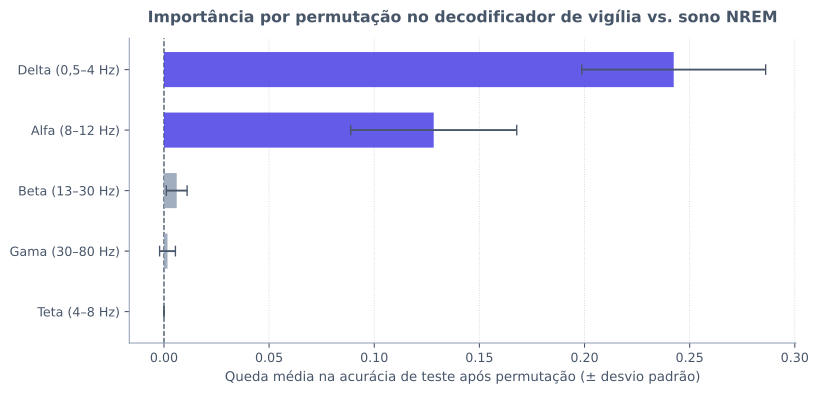

Recreate this plot in Python.
from pathlib import Path

import matplotlib.pyplot as plt
import numpy as np
from sklearn.inspection import permutation_importance
from sklearn.linear_model import LogisticRegression
from sklearn.model_selection import train_test_split
from sklearn.pipeline import Pipeline
from sklearn.preprocessing import StandardScaler


def main() -> None:
    plt.rcParams["svg.fonttype"] = "none"

    rng = np.random.default_rng(0)
    n_amostras = 300
    nomes_bandas = [
        "Delta (0,5–4 Hz)",
        "Teta (4–8 Hz)",
        "Alfa (8–12 Hz)",
        "Beta (13–30 Hz)",
        "Gama (30–80 Hz)",
    ]

    # y = 0 (sono profundo NREM), y = 1 (vigília relaxada)
    y = rng.integers(0, 2, size=n_amostras)
    delta = np.where(y == 0, rng.normal(2.2, 0.8, n_amostras), rng.normal(0.5, 0.7, n_amostras))
    alfa = np.where(y == 1, rng.normal(1.8, 0.7, n_amostras), rng.normal(0.6, 0.6, n_amostras))
    teta = rng.normal(1.0, 0.6, n_amostras)
    beta = rng.normal(0.8, 0.5, n_amostras)
    gama = rng.normal(0.4, 0.4, n_amostras)

    X = np.column_stack([delta, teta, alfa, beta, gama])
    X_treino, X_teste, y_treino, y_teste = train_test_split(
        X, y, test_size=0.33, stratify=y, random_state=0
    )

    tubo = Pipeline([
        ("scaler", StandardScaler()),
        ("clf", LogisticRegression(C=1.0, max_iter=1000)),
    ]).fit(X_treino, y_treino)

    resultado = permutation_importance(
        tubo, X_teste, y_teste, n_repeats=30, random_state=0
    )

    ordem = np.argsort(resultado.importances_mean)
    medias = resultado.importances_mean[ordem]
    desvios = resultado.importances_std[ordem]
    rotulos = [nomes_bandas[i] for i in ordem]

    cor_texto = "#475569"
    cor_grade = "#94A3B8"
    cor_ativa = "#4F46E5"
    cor_ruido = "#94A3B8"
    cores = [cor_ativa if ("Delta" in r or "Alfa" in r) else cor_ruido for r in rotulos]

    fig, ax = plt.subplots(figsize=(8.6, 4.2))
    fig.patch.set_alpha(0.0)
    ax.patch.set_alpha(0.0)

    posicoes = np.arange(len(rotulos))
    ax.barh(
        posicoes,
        medias,
        xerr=desvios,
        color=cores,
        alpha=0.88,
        height=0.58,
        error_kw={"ecolor": cor_texto, "elinewidth": 1.4, "capsize": 4},
        zorder=3,
    )
    ax.axvline(0.0, color=cor_texto, linewidth=1.0, linestyle="--", zorder=2)

    ax.set_yticks(posicoes)
    ax.set_yticklabels(rotulos, fontsize=10, color=cor_texto)
    ax.set_xlabel(
        "Queda média na acurácia de teste após permutação (± desvio padrão)",
        fontsize=10,
        color=cor_texto,
    )
    ax.set_title(
        "Importância por permutação no decodificador de vigília vs. sono NREM",
        fontsize=11.8,
        fontweight="bold",
        color=cor_texto,
        pad=12,
    )

    ax.grid(True, axis="x", linestyle=":", linewidth=0.7, alpha=0.45, color=cor_grade, zorder=1)
    ax.spines["top"].set_visible(False)
    ax.spines["right"].set_visible(False)
    ax.spines["left"].set_color(cor_grade)
    ax.spines["bottom"].set_color(cor_grade)
    ax.tick_params(colors=cor_texto, labelsize=9.5)

    fig.tight_layout()
    destino = Path(__file__).resolve().parent / "t07-importancia.svg"
    fig.savefig(destino, format="svg", transparent=True, bbox_inches="tight")
    plt.close(fig)


if __name__ == "__main__":
    main()
